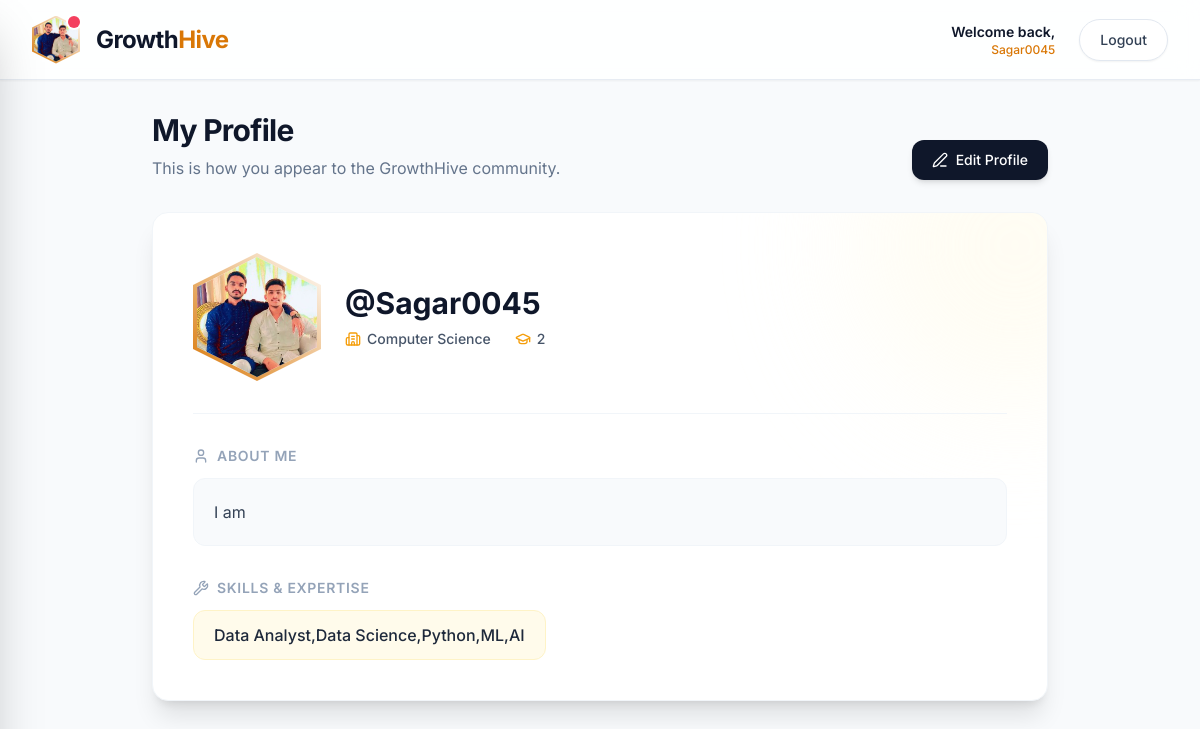
Screenshot of /accounts/profile/ (signed in) with the database file from the repository.
### accounts/models.py (models this page shows, shortened)
class User(AbstractUser):
    ROLE_CHOICES = (
       ('student', 'Student'),
       ('alumni', 'Alumni'),
       ('teacher', 'Teacher'),
       ('admin', 'Admin'),
)
    role = models.CharField(max_length=10, choices=ROLE_CHOICES)

class Profile(models.Model):
    user = models.OneToOneField(User, on_delete=models.CASCADE)
    bio = models.TextField(blank=True)
    skills = models.CharField(max_length=200, blank=True)
    department = models.CharField(max_length=100, blank=True)
    year = models.CharField(max_length=20, blank=True)
    image = models.ImageField(upload_to='profiles/', default='profiles/default.png')

### accounts/views.py (the view)
# urls.py: path('profile/', views.profile, name='profile'),
@login_required
def profile(request):
    profile = Profile.objects.get(user=request.user)
    return render(request, 'accounts/profile.html', {'profile': profile})

### templates/accounts/profile.html
{% extends 'base.html' %}
{% load static %}
{% block content %}
<div class="max-w-4xl mx-auto w-full font-sans antialiased">
    <div class="flex flex-col sm:flex-row justify-between items-start sm:items-end mb-8 gap-4">
        <div>
            <h1 class="text-3xl font-bold tracking-tight text-slate-900">My Profile</h1>
            <p class="text-slate-500 mt-2">This is how you appear to the GrowthHive community.</p>
        </div>
        <a href="/accounts/profile/edit_profile/"
           class="inline-flex items-center justify-center px-5 py-2.5 text-sm font-medium rounded-xl text-white bg-dark-900 hover:bg-brand-600 focus:outline-none focus:ring-2 focus:ring-offset-2 focus:ring-brand-500 transition-all duration-300 shadow-md hover:shadow-lg hover:-translate-y-0.5">
            <i data-lucide="edit-3" class="w-4 h-4 mr-2"></i>
            Edit Profile
        </a>
    </div>
    <div class="bg-white rounded-2xl shadow-xl border border-slate-100 overflow-hidden relative">
        <div class="absolute -top-32 -right-32 w-80 h-80 bg-brand-50 rounded-full blur-3xl opacity-60 z-0 pointer-events-none"></div>
        <div class="relative z-10 p-6 sm:p-10">
            <div class="flex flex-col sm:flex-row items-center sm:items-center gap-6 pb-8 border-b border-slate-100">
                <div class="relative group flex-shrink-0">
                    <div class="w-32 h-32 bg-gradient-to-tr from-brand-600 to-brand-400 clip-hexagon p-1 shadow-md flex items-center justify-center">
                        <img src="{% if user.profile.image %}{{ user.profile.image.url }}{% else %}{% static 'images/logo.jpg' %}{% endif %}"
                             alt="{{ user.username }}'s Profile"
                             class="w-full h-full object-cover clip-hexagon bg-white">
                    </div>
                </div>
                <div class="text-center sm:text-left">
                    <h2 class="text-3xl font-bold text-slate-900 mb-2">@{{ user.username }}</h2>
                    <div class="flex flex-wrap items-center justify-center sm:justify-start gap-3 sm:gap-6 text-sm font-medium text-slate-600">
                        <div class="flex items-center gap-1.5">
                            <i data-lucide="building-2" class="w-4 h-4 text-brand-500"></i>
                            <span>{{ user.profile.department|default:"Department not set" }}</span>
                        </div>
                        <div class="flex items-center gap-1.5">
                            <i data-lucide="graduation-cap" class="w-4 h-4 text-brand-500"></i>
                            <span>{{ user.profile.year|default:"Year not set" }}</span>
                        </div>
                    </div>
                </div>
            </div>
            <div class="pt-8 space-y-8">
                <div>
                    <h3 class="flex items-center text-sm font-semibold text-slate-400 uppercase tracking-wider mb-3">
                        <i data-lucide="user" class="w-4 h-4 mr-2"></i> About Me
                    </h3>
                    {% if user.profile.bio %}
                        <p class="text-slate-700 leading-relaxed text-base bg-slate-50 rounded-xl p-5 border border-slate-100">
                            {{ user.profile.bio }}
                        </p>
                    {% else %}
                        <p class="text-slate-400 italic bg-slate-50 rounded-xl p-5 border border-slate-100 border-dashed">
                            No bio provided yet. Add a bio to tell the community about yourself!
                        </p>
                    {% endif %}
                </div>
                <div>
                    <h3 class="flex items-center text-sm font-semibold text-slate-400 uppercase tracking-wider mb-3">
                        <i data-lucide="wrench" class="w-4 h-4 mr-2"></i> Skills & Expertise
                    </h3>
                    {% if user.profile.skills %}
                        <div class="inline-flex items-center px-5 py-3 rounded-xl bg-brand-50 text-brand-700 font-medium border border-brand-100">
                            {{ user.profile.skills }}
                        </div>
                    {% else %}
                        <p class="text-slate-400 italic bg-slate-50 rounded-xl p-5 border border-slate-100 border-dashed inline-block w-full">
                            No skills added yet. Add your skills to find project teammates easily!
                        </p>
                    {% endif %}
                </div>
            </div>
        </div>
    </div>
</div>
{% endblock %}

### templates/base.html (shortened to what this page needs)
{% load static %}
<!DOCTYPE html>
<html lang="en" class="scroll-smooth">
<head>
    <script src="https://cdn.tailwindcss.com"></script>
    <link rel="stylesheet" href="{% static 'css/home.css' %}">
</head>
<body class="bg-slate-50 text-slate-800 font-sans antialiased min-h-screen flex flex-col overflow-x-hidden">
    <nav class="fixed w-full z-30 glass-nav shadow-sm h-20 flex items-center">
        <div class="w-full max-w-7xl mx-auto px-4 sm:px-6 lg:px-8 flex justify-between items-center">
            <div class="flex items-center gap-4">
                <button onclick="toggleSidebar()" class="relative group focus:outline-none focus:ring-2 focus:ring-brand-500 focus:ring-offset-2 rounded-full transition-transform hover:scale-105 active:scale-95">
                    <div class="w-12 h-12 bg-gradient-to-tr from-brand-600 to-brand-400 clip-hexagon p-0.5 shadow-md flex items-center justify-center">
                       {% if user.is_authenticated %}
                           {% if user.profile and user.profile.image %}
                             <img src="{{ user.profile.image.url }}"
                             class="w-full h-full object-cover clip-hexagon bg-white">
                           {% else %}
                             <img src="{% static 'images/logo.jpg' %}"
                              class="w-full h-full object-cover clip-hexagon bg-white">
                          {% endif %}
                      {% else %}
                           <div class="w-full h-full clip-hexagon bg-white flex items-center justify-center text-brand-500">
                           <i data-lucide="user" class="w-6 h-6"></i>
                          </div>
                      {% endif %}
                    </div>
                    {% if user.is_authenticated %}
                    <span class="absolute top-0 right-0 block h-3 w-3 rounded-full bg-rose-500 ring-2 ring-white"></span>
                    {% endif %}
                </button>
                <a href="/accounts/profile" class="font-bold text-2xl tracking-tight text-dark-900 hover:opacity-80 transition-opacity hidden sm:block">
                    Growth<span class="text-brand-600">Hive</span>
                </a>
            </div>
            <div class="flex items-center gap-4">
                {% if user.is_authenticated %}
                    <div class="hidden md:flex flex-col items-end mr-2">
                        <span class="text-sm font-semibold text-dark-900">Welcome back,</span>
                        <span class="text-xs text-brand-600 font-medium">{{ user.username }}</span>
                    </div>
                    <a href="/accounts/logout/" class="hidden sm:inline-flex px-5 py-2.5 text-sm font-medium text-slate-700 bg-white hover:bg-slate-50 border border-slate-200 rounded-full transition-all duration-300 shadow-sm">
                        Logout
                    </a>
                {% endif %}
            </div>
        </div>
    </nav>
    <main class="flex-grow pt-28 pb-12 px-4 sm:px-6 lg:px-8 max-w-7xl mx-auto w-full relative z-10">
        {% block content %}{% endblock %}
    </main>
</body>
</html>

### static/css/home.css (style rules this page uses)
.glass-nav { background: rgba(255, 255, 255, 0.85); backdrop-filter: blur(12px); -webkit-backdrop-filter: blur(12px); border-bottom: 1px solid rgba(226, 232, 240, 0.8); }
.clip-hexagon { clip-path: polygon(50% 0%, 100% 25%, 100% 75%, 50% 100%, 0% 75%, 0% 25%); }

### rows the page displays
User: profile.image (picture), username "Sagar0045", image (picture), profile.department "Computer Science", profile.year "2", profile.bio "I am", profile.skills "Data Analyst,Data Science,Python,ML,AI"
